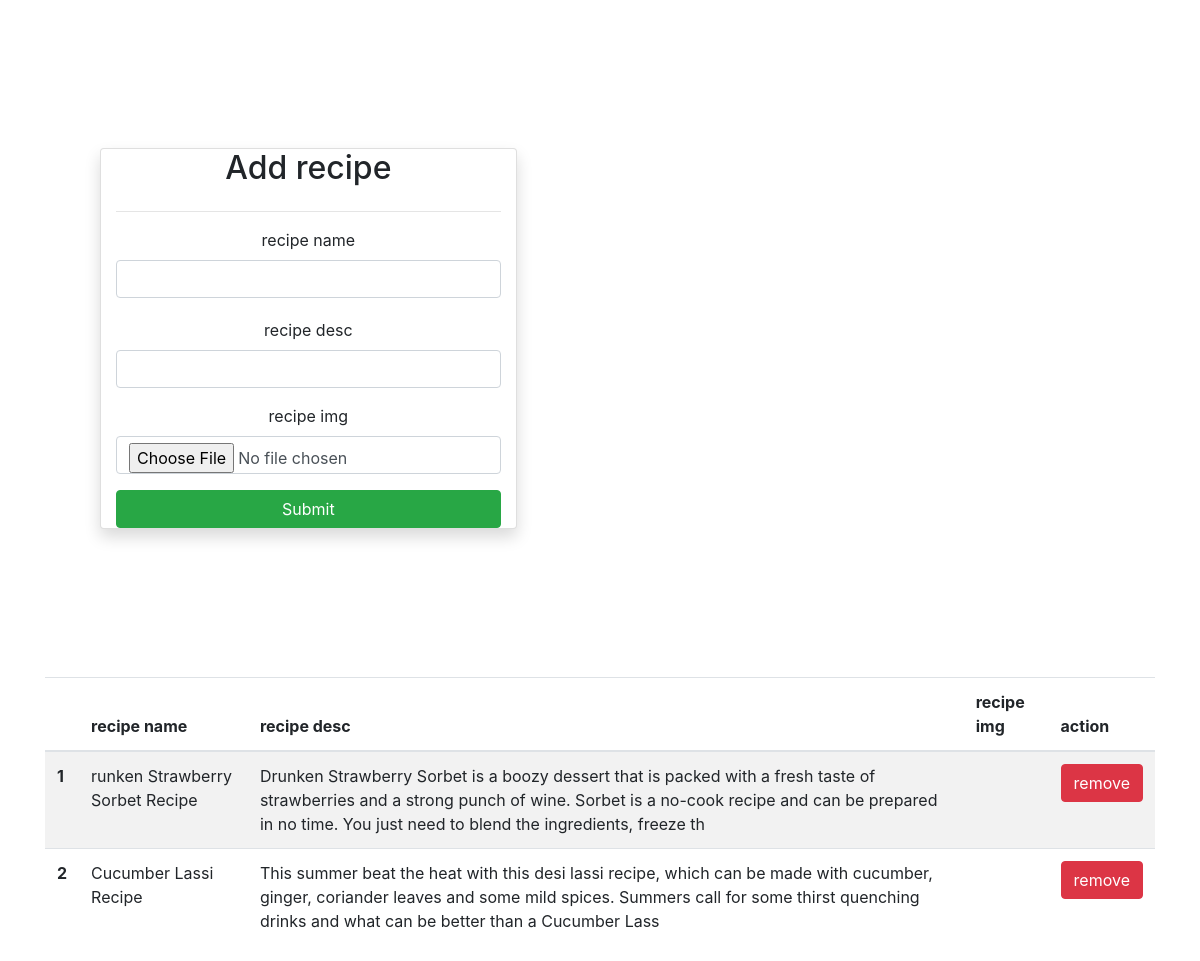
Screenshot of /recipe/ with the database file from the repository.
### app1/models.py (models this page shows)
class recipe(models.Model):
    user=models.ForeignKey(User, on_delete=models.SET_NULL,null=True,blank=True)
    recipe_name=models.CharField(max_length=200)
    recipe_desc=models.TextField()
    recipe_img=models.ImageField(upload_to="recipe")

### app1/views.py (the view, shortened to what this page needs)
# urls.py: path('recipe/',views.recipes, name="recipes"),
def recipes(request):
    query_set=recipe.objects.all()
    context={'recippes': query_set}
    return render (request, "recipes.html",context)

### app1/template/recipes.html (shortened to what this page needs)
<!DOCTYPE html>
<html lang="en">
<head>
  <link rel="stylesheet" href="https://cdn.jsdelivr.net/npm/bootstrap@4.3.1/dist/css/bootstrap.min.css"
 />
</head>
<body>
  <div class="comtainer mt-5" style="text-align: center; padding: 100px">
    <form action method="POST" class="col-5 ms-auto card shadow" enctype="multipart/form-data">
      <h2>Add recipe</h2>
      <hr>
      <div class="mb-3">
        <label for="exampleInputEmail1" class="form-label">recipe name</label>
        <input type="text" class="form-control" name="recipe_name" id="exampleInputEmail1"
          aria-describedby="emailHelp" />
      </div>
      <div class="mb-3">
        <label for="exampleInputPassword1" class="form-label">recipe desc</label>
        <input type="text" class="form-control" name="recipe_desc" id="exampleInputPassword1" />
      </div>
      <div class="mb-3">
        <label for="exampleInputPassword1" class="form-label">recipe img</label>
        <input type="file" name="recipe_img" class="form-control" id="exampleInputPassword1" />
      </div>
      <button type="submit" class="btn btn-success">Submit</button>
    </form>
  </div>
  <div class="container mt-5">
    <table class="table table-striped">
      <thead>
        <tr>
          <th scope="col"></th>
          <th scope="col">recipe name</th>
          <th scope="col">recipe desc</th>
          <th scope="col">recipe img</th>
          <th>action</th>
        </tr>
      </thead>
      <tbody>
        {% for recp in recippes%}
        <tr>
          <th scope="row">{{forloop.counter}}</th>
          <td>{{recp.recipe_name}}</td>
          <td>{{recp.recipe_desc}}</td>
          <td><img src="/media/{{recp.recipe_img}}" alt="" height="100px"></td>
          <td><a class="btn btn-danger" href="/deleterecipe/{{queryset.id}}">remove</a></td>
        </tr>
        {% endfor%}
      </tbody>
    </table>
  </div>
</body>
</html>

### rows the page displays
recipe: recipe_name "runken Strawberry Sorbet Recipe", recipe_desc "Drunken Strawberry Sorbet is a boozy dessert that is packed with a fresh taste of strawberries and a strong punch of wine. Sorbet is a no-cook recipe and can be prepared in no time. You just need to blend the ingredients, freeze th"
recipe: recipe_name "Cucumber Lassi Recipe", recipe_desc "This summer beat the heat with this desi lassi recipe, which can be made with cucumber, ginger, coriander leaves and some mild spices. Summers call for some thirst quenching drinks and what can be better than a Cucumber Lass"
